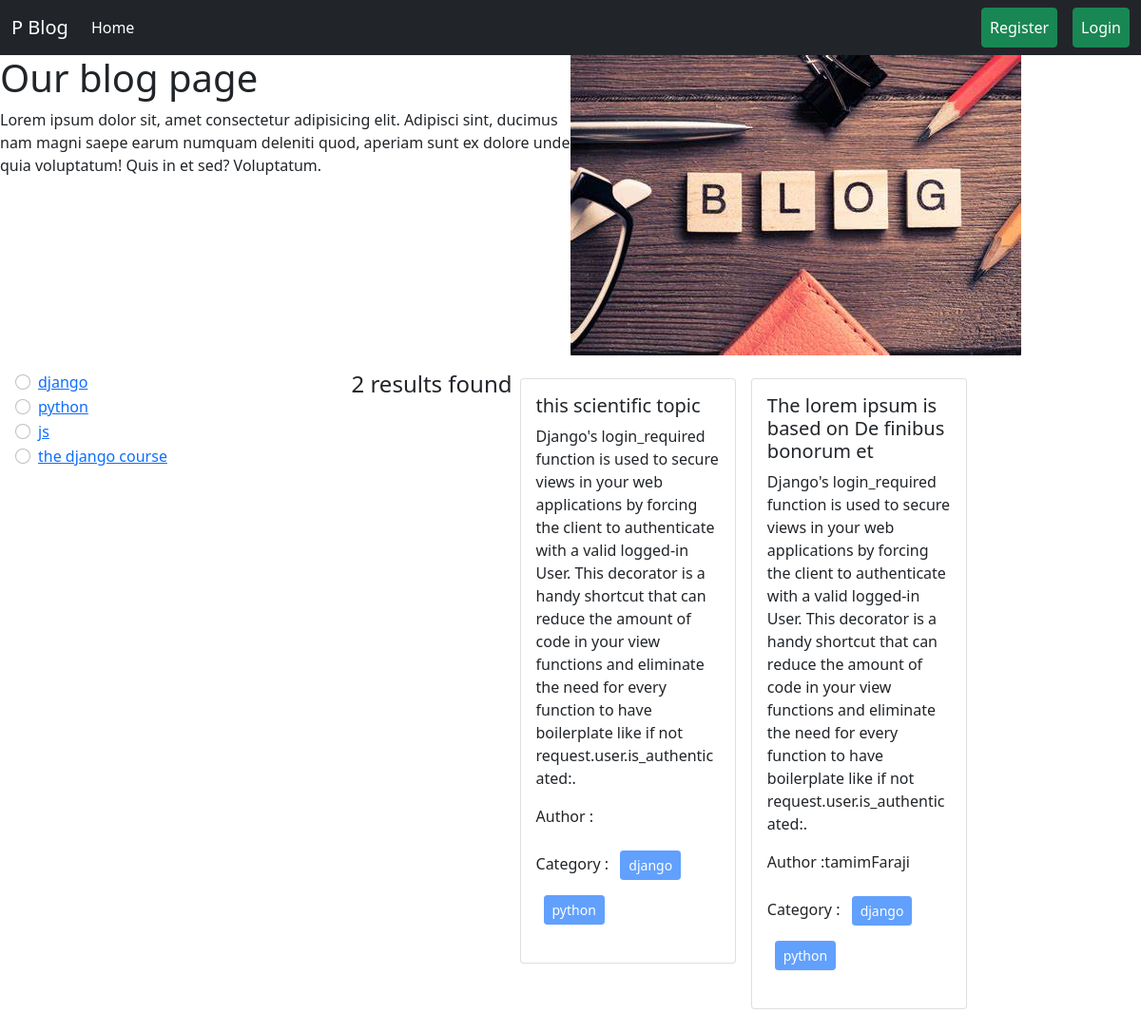
Before: / with the older database file.
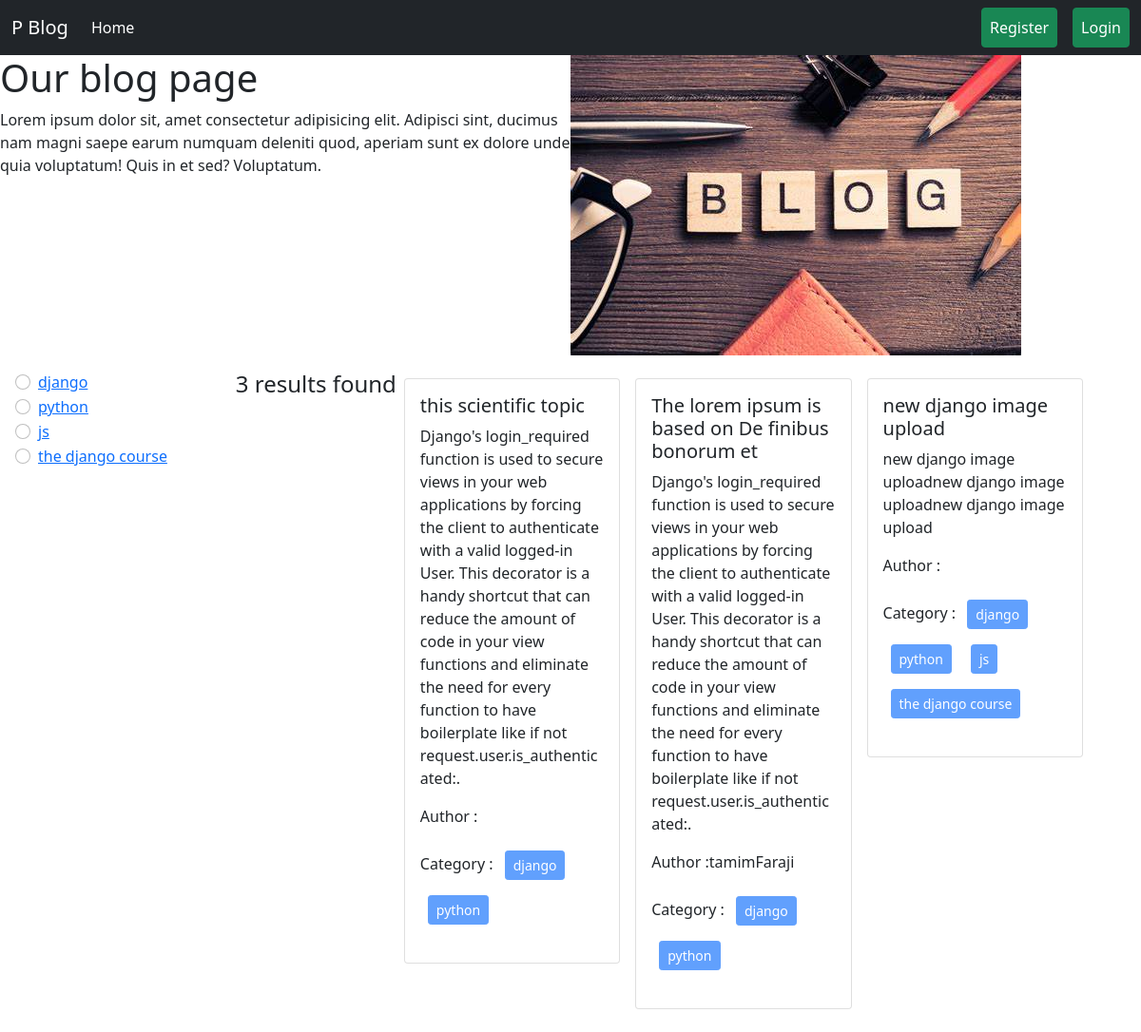
After: the same page with the newer database file.
### categories/models.py (models this page shows, shortened)
class Category(models.Model):
    name = models.CharField(max_length=100)
    slug=models.SlugField(max_length=100, unique=True, null=True, blank=True)

### posts/models.py (models this page shows, shortened)
class Post(models.Model):
    title = models.CharField(max_length=50)
    content = models.TextField()
    category = models.ManyToManyField(Category)
    author = models.ForeignKey(User, on_delete=models.CASCADE)
    image=  models.ImageField( upload_to="uploads/", blank=True, null=True )

### blog_project/views.py (the view)
# urls.py: 2. Add a URL to urlpatterns:  path('', views.home, name='home')
def home(request, category_slug=None):
    data = Post.objects.all()
    if category_slug is not None:
        category=Category.objects.get(slug=category_slug)
        data=Post.objects.filter(category= category)
    categories=Category.objects.all()
    return render(request, 'home.html', {'data' : data, 'category':categories})

### templates/home.html (shortened to what this page needs)
{% extends 'base.html' %} {% load static %} {% block content %}
<div class="d-flex flex-warp">
  <div class="col-6">
    <h1>Our blog page</h1>
    <p>
      Lorem ipsum dolor sit, amet consectetur adipisicing elit. Adipisci sint,
      ducimus nam magni saepe earum numquam deleniti quod, aperiam sunt ex
      dolore unde quia voluptatum! Quis in et sed? Voluptatum.
    </p>
  </div>
  <div class="col-6">
    <img src="{% static 'header.jpg' %}" />
  </div>
</div>
<div class="d-flex flex-warp p-3">
  <div class="col-2">
    {% for cat in category %}
    <div class="form-check">
      <input
        class="form-check-input"
        type="radio"
        name="category"
        id="{{cat.id}}"
      />
      <label class="form-check-label" for="{{cat.id}}">
        <a href="{% url 'category_wise_post' cat.slug %}">{{cat.name}}</a>
      </label>
    </div>
    {% endfor %}
  </div>
  <div class="col-10">
    <div class="d-flex flex-wrap justify-content-center">
      <h4>{{data | length}} results found</h4>
      {% for post in data %}
      <div class="col-sm-3">
        <div class="card m-2">
          <div class="card-body">
            <h5 class="card-title">{{post.title}}</h5>
            <p class="card-text">{{post.content}}</p>
            <p>Author :{{post.author.first_name}}{{post.author.last_name}}</p>
            <p>
              Category : {% for cat in post.category.all %}
              <button class="btn btn-primary btn-sm m-2" disabled>
                {{cat.name}}
              </button>
              {% endfor %}
            </p>
          </div>
        </div>
      </div>
      {% endfor %}
    </div>
  </div>
</div>
{% endblock %}

### templates/base.html (shortened to what this page needs)
<!DOCTYPE html>
<html lang="en">
  <head>
    <link
      href="https://cdn.jsdelivr.net/npm/bootstrap@5.0.2/dist/css/bootstrap.min.css"
      rel="stylesheet"
    />
  </head>
  <body style="background-color:"ffefd5"" >
    <nav class="navbar navbar-expand-lg navbar-dark bg-dark">
      <div class="container-fluid">
        <a class="navbar-brand" href="{% url 'homepage' %}">P Blog</a>
        <div class="collapse navbar-collapse" id="navbarSupportedContent">
          <ul class="navbar-nav me-auto mb-2 mb-lg-0">
            <li class="nav-item">
              <a
                class="nav-link active"
                aria-current="page"
                href="{% url 'homepage' %}"
                >Home</a
              >
            </li>
          </ul>
          <div class="d-flex">
            <ul class="navbar-nav me-auto mb-2 mb-lg-0">
              {% if request.user.is_authenticated %}
              <li class="nav-item mx-3">
                <a
                  class="nav-link btn btn-success text-white"
                  href="{% url 'profile' %}"
                  >Profile</a
                >
              </li>
              <li class="nav-item">
                <a
                  class="nav-link btn btn-success text-white"
                  href="{% url 'logout' %}"
                  >Logout</a
                >
              </li>
              {% else %}
              <li class="nav-item mx-3">
                <a
                  class="nav-link btn btn-success text-white"
                  href="{% url 'register' %}"
                  >Register</a
                >
              </li>
              <li class="nav-item">
                <a
                  class="nav-link btn btn-success text-white"
                  href="{% url 'login' %}"
                  >Login</a
                >
              </li>
              {% endif %}
            </ul>
          </div>
        </div>
      </div>
    </nav>
     {% block content %} {% endblock %}
  </body>
</html>

Changed rows visible on the page:
added Post: title "new django image upload", content "new django image uploadnew django image uploadnew django image upload", Category (name "django"), Category (name "python"), Category (name "js"), Category (name "the django course")
Other visible differences:
{{ data | length }}: "2" → "3"
